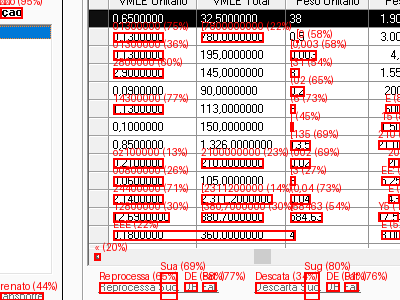

Write the Python code that produced this figure.
# debug_grade_monta_invoice.py
# Foca a janela Import, captura a região da grade e roda OCR
# Sem N8N, sem loop, sem preenchimento — só mapeamento.

from models.captura_tela import CapturaTela
from models.automacao_cliques import AutomacaoOCR
from PIL import ImageDraw
import time

# ─────────────────────────────────────────────────────────
# 1. FOCA A JANELA
# ─────────────────────────────────────────────────────────
print("="*60)
print("🔍 DEBUG PARA DETECÇÃO DE GRADE ")
print("="*60)

auto_ocr = AutomacaoOCR('ONESOURCE GLOBAL TRADE - Import')  # ajuste o título se necessário

if not auto_ocr.captura.janela_atual:
    raise SystemExit(" Janela 'ONESOURCE GLOBAL TRADE - Import' não encontrada. Abra a janela e tente novamente.")

print(f"✅ Janela focada: {auto_ocr.captura.janela_atual.title}")
print(f"   Tamanho: {auto_ocr.captura.janela_atual.width}x{auto_ocr.captura.janela_atual.height}")

# ─────────────────────────────────────────────────────────
# 2. COORDENADAS DA GRADE (mapeadas por você)OK(440, 400, 120, 150) / Janela Informação(150, 320, 700, 210)
# ─────────────────────────────────────────────────────────
X_GRADE     = 400
Y_GRADE     = 200
LARGURA     = 400
ALTURA      = 300
#REG_INVOICE = (400, 200, 400, 300)
#(530,300,280,130) - teste região OK

#(315, 315, 120, 150) - teste região OK
# ─────────────────────────────────────────────────────────
# 3. CAPTURA O PNG DA GRADE (sem OCR)
# ─────────────────────────────────────────────────────────
print(f"\n Capturando região da grade ({X_GRADE}, {Y_GRADE}, {LARGURA}, {ALTURA})...")

img = auto_ocr.captura.capturar_regiao(
    X_GRADE, Y_GRADE, LARGURA, ALTURA,
    salvar=True,
    nome_arquivo='debug_menu_invoice.png'
)

if not img:
    raise SystemExit(" Falha ao capturar região da grade.")

print("💾 Salvo: debug_menu_invoice.png")

# ─────────────────────────────────────────────────────────
# 4. OCR NA GRADE
# ─────────────────────────────────────────────────────────
print("\n Rodando OCR na grade...")

resultado = auto_ocr.processar_ocr(
    regiao=(X_GRADE, Y_GRADE, LARGURA, ALTURA),
    forcar_nova=True
)

if not resultado:
    raise SystemExit(" Falha no OCR.")

data = resultado['data']

# ─────────────────────────────────────────────────────────
# 5. LISTA TEXTOS COM POSIÇÃO
# ─────────────────────────────────────────────────────────
print("\n Textos detectados na grade:")
print(f"{'Texto':<30} {'X':>6} {'Y':>6} {'Conf':>6}")
print("-" * 55)

for i in range(len(data['text'])):
    texto = data['text'][i].strip()
    try:
        conf = int(data['conf'][i])
    except ValueError:
        conf = 0

    if not texto or conf < 10:
        continue

    x = data['left'][i]
    y = data['top'][i]

    print(f"{texto:<30} {x:>6} {y:>6} {conf:>5}%")

# ─────────────────────────────────────────────────────────
# 6. MAPA VISUAL COM RETÂNGULOS
# ─────────────────────────────────────────────────────────
print("\n Gerando mapa visual...")

img_debug = resultado['screenshot'].copy()
draw      = ImageDraw.Draw(img_debug)

for i in range(len(data['text'])):
    texto = data['text'][i].strip()
    try:
        conf = int(data['conf'][i])
    except ValueError:
        conf = 0

    if not texto or conf < 10:
        continue

    x = data['left'][i]
    y = data['top'][i]
    w = data['width'][i]
    h = data['height'][i]

    draw.rectangle([(x, y), (x+w, y+h)], outline='red', width=2)
    draw.text((x, y - 12), f"{texto} ({conf}%)", fill='red')

img_debug.save('debug_grade.png')
print(" Salvo: debug_grade.png")

print("\n" + "="*60)
print(" DEBUG CONCLUÍDO")
print("   Abra os arquivos abaixo para calibrar coordenadas:")
print("   → debug_grade_raw.png        (recorte puro da grade)")
print("   → debug_grade_mapa_visual.png (grade com OCR marcado)")
print("="*60)
